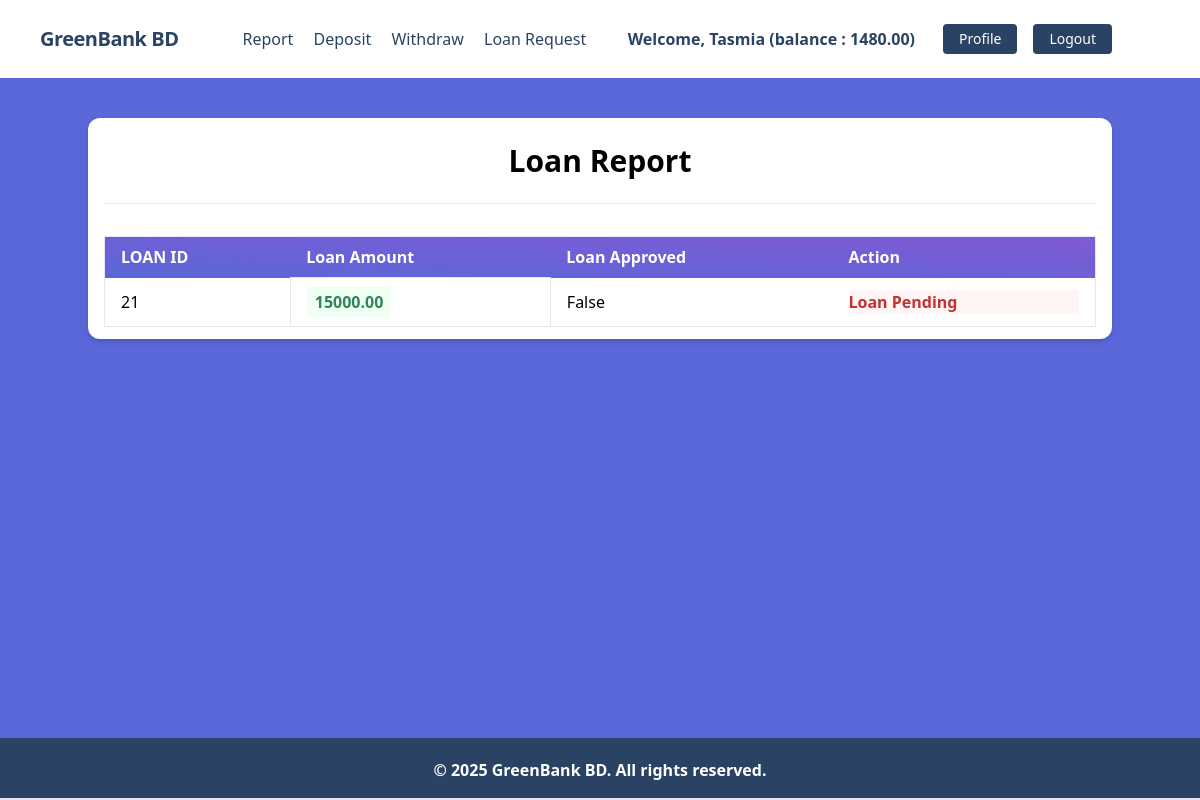
Page /transactions/loans/ (signed in) on the committed database.
### accounts/models.py (models this page shows, shortened)
class UserBankAccount(models.Model):
     user = models.OneToOneField(User,related_name='account',on_delete=models.CASCADE)
     account_type = models.CharField(max_length=10,choices=ACCOUNT_TYPE)
     account_no = models.IntegerField(unique=True)
     birth_date = models.DateField(null=True,blank=True)
     gender = models.CharField(max_length=10,choices=GENDER_TYPE)
     initial_deposite_date = models.DateField(auto_now_add=True)
     balance = models.DecimalField(default=0,max_digits=12,decimal_places=2)

### transactions/models.py (models this page shows)
class Transaction(models.Model):
    account = models.ForeignKey(UserBankAccount,related_name='transactions',on_delete=models.CASCADE)
    amount = models.DecimalField(decimal_places=2,max_digits=12)
    balance_after_transaction = models.DecimalField(decimal_places=2,max_digits=12)
    transaction_type = models.IntegerField(choices=TRANSACTION_TYPE)
    timestamp = models.DateTimeField(auto_now_add=True)
    loan_approve = models.BooleanField(default=False)
    class Meta:
        ordering = ['-timestamp']

### transactions/views.py (the view)
# urls.py: path("loans/", LoanListView.as_view(), name="loan_list"),
class LoanListView(LoginRequiredMixin,ListView):
    model = Transaction
    template_name = 'transactions/loan_request.html'
    context_object_name = 'loans'
    def get_queryset(self):
        user_account = self.request.user.account
        queryset = Transaction.objects.filter(account=user_account,transaction_type=3)
        print(queryset)
        return queryset

### transactions/templates/transactions/loan_request.html (shortened to what this page needs)
{% extends 'base.html' %}
{% block content %}
<div class="my-10 py-3 px-4 bg-white rounded-xl shadow-md">
  <h1 class="font-bold text-3xl text-center pb-5 pt-2">Loan Report</h1>
  <hr />
  <table
    class="table-auto mx-auto w-full px-5 rounded-xl mt-8 border dark:border-neutral-500"
  >
    <thead class="bg-purple-900 text-white text-left">
      <tr
        class="bg-gradient-to-tr from-indigo-600 to-purple-600 rounded-md py-2 px-4 text-white font-bold"
      >
        <th class="px-4 py-2">LOAN ID</th>
        <th class="px-4 py-2">Loan Amount</th>
        <th class="px-4 py-2">Loan Approved</th>
        <th class="px-4 py-2">Action</th>
      </tr>
    </thead>
    <tbody>
      {% for loan in loans %}
      <tr class="border-b dark:border-neutral-500">
        <td class="px-4 py-2">
         {{ loan.id }}
        </td>
        <td class="px-4 py-3 text-s border">
          <span
            class="px-2 py-1 font-bold leading-tight rounded-sm text-green-700 bg-green-100"
          >
            {{ loan.amount }}
          </span>
        </td>
        <td class="px-4 py-2">
          {{ loan.loan_approve }}
        </td>
        <td class="px-4 py-2">
          {% if loan.loan_approve %}
          <a class="font-bold bg-red-900 text-white hover:text-blue-900 hover:bg-white border border-blue-900 font-bold px-4 py-2 rounded-lg" href='{% url "pay" loan.id %}'>Pay</a>
          {% else %}
          <p class="font-bold text-red-700 bg-red-100">Loan Pending</p>
          {% endif %}
        </td>
      </tr>
      {% endfor %}
    </tbody>
  </table>
</div>
{% endblock %}

### core/templates/navbar.html (shortened to what this page needs)
<nav class="flex items-center justify-between flex-wrap bg-white p-6 px-10">
    <div class="flex items-center flex-shrink-0 text-white mr-6">
        <span class="font-semibold text-xl tracking-tight text-blue-900"><a href="/">GreenBank BD</a></span>
    </div>
    <div class="w-full block flex-grow lg:flex lg:items-center lg:w-auto px-10">
        {% if request.user.is_authenticated %}
            <div class="text-md lg:flex-grow">
                <a href="{% url 'transaction_report' %}" class="block mt-4 lg:inline-block lg:mt-0 text-blue-900 hover:text-red-900 hover:font-black mr-4">
                    Report
                </a>
                <a href="{% url 'deposit_money'%}" class="block mt-4 lg:inline-block lg:mt-0 text-blue-900 hover:text-red-900 hover:font-black mr-4">
                    Deposit
                </a>
                <a href="{% url 'withdraw_money'%}" class="block mt-4 lg:inline-block lg:mt-0 text-blue-900 hover:text-red-900 hover:font-black mr-4">
                    Withdraw
                </a>
                <a href="{% url 'loan_request' %}" class="block mt-4 lg:inline-block lg:mt-0 text-blue-900 hover:text-red-900 hover:font-black mr-4">
                    Loan Request
                </a>
            </div>
            <div class="flex w-auto">
                <div class="text-blue-900 my-auto font-black px-5">Welcome, {{ request.user.first_name }} (balance : {{request.user.account.balance}}) </div>
                <a  href="{% url 'profile' %}" class="mx-2 inline-block font-medium text-sm px-4 py-2 leading-none bg-blue-900 rounded text-white border-white hover:border-transparent hover:text-dark hover:bg-red-700 mt-4 lg:mt-0">Profile</a>
                <form action="{% url 'logout' %}" method="post" class="inline">
                    <button type="submit" class="mx-2 inline-block font-medium text-sm px-4 py-2 leading-none bg-blue-900 rounded text-white border-white hover:border-transparent hover:text-dark hover:bg-red-700 mt-4 lg:mt-0">Logout</button>
                </form>
            </div>
        {% endif %}
    </div>
</nav>

### rows in the picture
Transaction: id "21", amount "15000.00", loan_approve "False", shows "Loan Pending"

### other values in the picture
{{ request.user.first_name }} "Tasmia"
{{ request.user.account.balance }} "1480.00"
